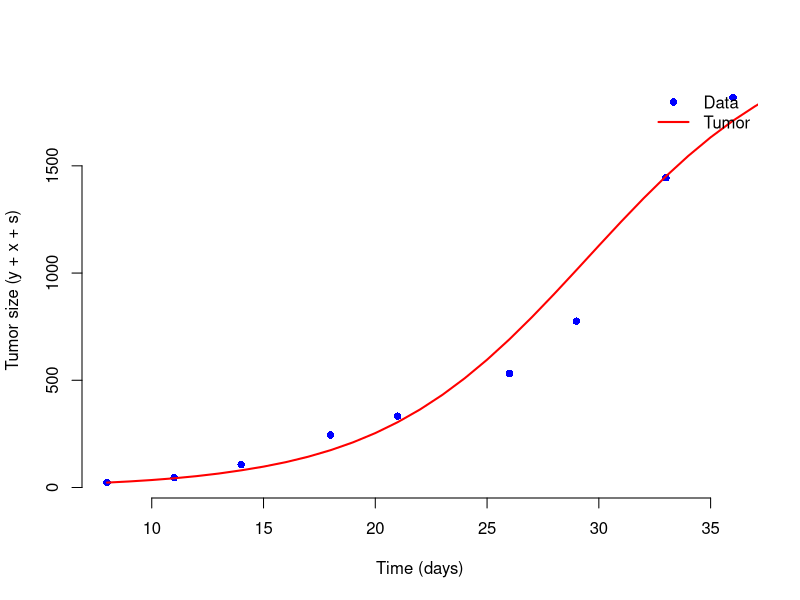

This chart was generated by the following R code:
rm(list=ls())
library(deSolve)

##############################################################################
# Read CSV data
##############################################################################
data.df <- read.csv("../Data/NIS-data.csv", header=TRUE)

TimeData <- data.df$x
TumorData <- data.df$y
TimeSim <- TimeData

K_fixed   <- 2139.258  # carrying capacity (fixed)

##############################################################################
# Virotherapy Model with r and eps as parameters to estimate
##############################################################################
Viro.model <- function(t, pop, param) {
  # state variables
  y <- pop[1]  # uninfected
  x <- pop[2]  # infected
  v <- pop[3]  # virus
  s <- pop[4]  # syncytia

  # fixed param
  K <- K_fixed

  # parameters to estimate
  r     <- param[1]  # growth rate
  eps   <- param[2]  # logistic exponent
  rho   <- param[3]  # infected+uninfected => syncytia
  l     <- param[4]  # release of virus
  k_inf <- param[5]  # infection consumption (y, v)
  delta <- param[6]  # infected death
  gamma <- param[7]  # syncytia death
  a     <- param[8]  # virus production
  w     <- param[9]  # virus elimination

  # uninfected logistic
  dy <- r * y * (1 - ((y + x + s)^eps / K^eps)) - rho * x * y - k_inf * y * v
  dx <- k_inf * y * v - delta * x - rho * x * y
  ds <- 2*rho * x * y - gamma * s
  dv <- a * x - w * v - k_inf * y * v + l * gamma * s

  list(c(dy, dx, dv, ds))
}

##############################################################################
# Event: Virus injection at day = 14
##############################################################################
event.dat <- data.frame(
  var   = "v",
  time  = 14,
  value = 2,
  method= "replace"
)

##############################################################################
# Initial conditions
##############################################################################
Init.cond <- c(y=TumorData[1], x=0, v=0, s=0)

##############################################################################
# SSE function
##############################################################################
sse_func <- function(par) {
  param_vec <- par

  out <- lsoda(Init.cond, TimeSim, Viro.model, param_vec, rtol = 1e-8, atol = 1e-10, events=list(data=event.dat))

  model_tumor <- out[,"y"] + out[,"x"] + out[,"s"]
  model_tumor_data <- model_tumor[TimeSim %in% TimeData]

  SSE <- sum((log1p(TumorData) - log1p(model_tumor_data))^2, na.rm=TRUE)
  return(SSE)
}

##############################################################################
# Initial guess and bounds
##############################################################################
init_par <- c(
  r=0.2,
  eps=1.5,
  rho=0.141,
  l=0.1,
  k_inf=0.000591,
  delta=1.119,
  gamma=0.1,
  a=0.9,
  w=0.3
)

lower_bounds <- c(
  1e-4,  1, 0, 0, 0, 1, 0, 0, 0
)

upper_bounds <- c(
  2,   5,  1, 5,    1,     5,    5,    5,   5
)

##############################################################################
# Optimization
##############################################################################
fit <- optim(
  par   = init_par,
  fn    = sse_func,
  method= "L-BFGS-B",
  lower = lower_bounds,
  upper = upper_bounds
)

best_par <- fit$par
print(best_par)

##############################################################################
# Simulate with best-fit parameters
##############################################################################
Time <- seq(from=TimeData[1], to=360, by=1)
out_best <- lsoda(Init.cond, Time, Viro.model, best_par, rtol = 1e-8, atol = 1e-10, events=list(data=event.dat))
out_best_df <- as.data.frame(out_best)
out_best_df$tumor <- out_best_df$y + out_best_df$x + out_best_df$s

##############################################################################
# Plot
##############################################################################
plot(TimeData, TumorData, pch=16, col="blue",
     xlab="Time (days)", ylab="Tumor size (y + x + s)", bty="n")
lines(out_best_df$time, out_best_df$tumor, col="red", lwd=2)

legend("topright", legend=c("Data","Tumor"),
       col=c("blue","red"),
       pch=c(16, NA), lty=c(NA, 1), lwd=c(NA, 2), bty="n")
